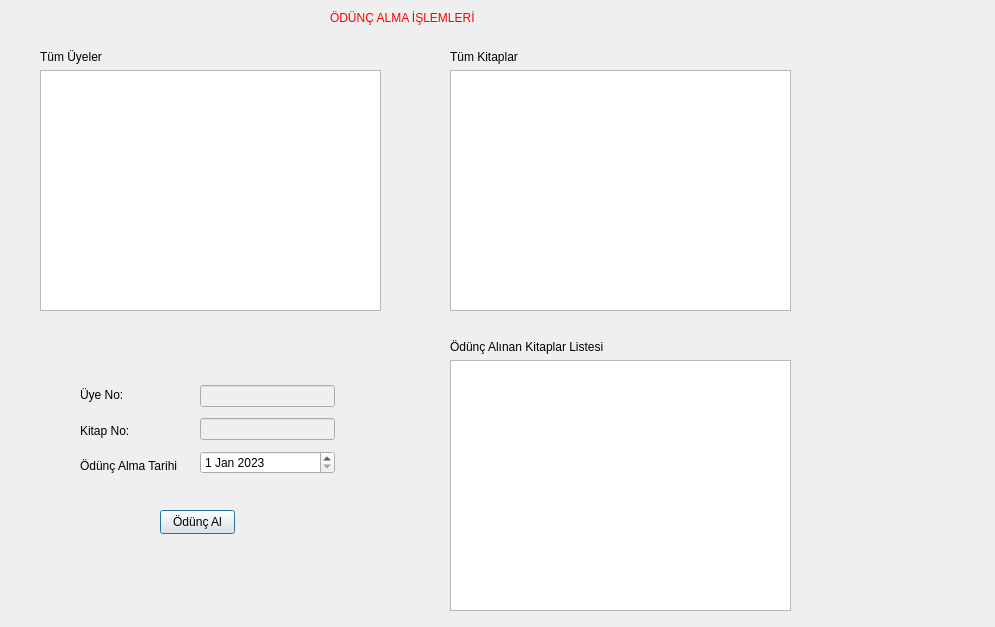
<?xml version="1.0" encoding="UTF-8"?>
<ui version="4.0">
 <class>oduncalma</class>
 <widget class="QDialog" name="oduncalma">
  <property name="geometry">
   <rect>
    <x>0</x>
    <y>0</y>
    <width>995</width>
    <height>627</height>
   </rect>
  </property>
  <property name="windowTitle">
   <string>Dialog</string>
  </property>
  <widget class="QWidget" name="layoutWidget">
   <property name="geometry">
    <rect>
     <x>450</x>
     <y>50</y>
     <width>341</width>
     <height>261</height>
    </rect>
   </property>
   <layout class="QVBoxLayout" name="verticalLayout_2">
    <item>
     <widget class="QLabel" name="label_2">
      <property name="styleSheet">
       <string notr="true">font: 700 10pt &quot;Segoe UI&quot;;</string>
      </property>
      <property name="text">
       <string>Tüm Kitaplar</string>
      </property>
     </widget>
    </item>
    <item>
     <widget class="QTableView" name="tw_kitaplar"/>
    </item>
   </layout>
  </widget>
  <widget class="QWidget" name="layoutWidget_2">
   <property name="geometry">
    <rect>
     <x>450</x>
     <y>340</y>
     <width>341</width>
     <height>271</height>
    </rect>
   </property>
   <layout class="QVBoxLayout" name="verticalLayout_3">
    <item>
     <widget class="QLabel" name="label_3">
      <property name="styleSheet">
       <string notr="true">font: 700 10pt &quot;Segoe UI&quot;;</string>
      </property>
      <property name="text">
       <string>Ödünç Alınan Kitaplar Listesi</string>
      </property>
     </widget>
    </item>
    <item>
     <widget class="QTableView" name="tw_oduncAlinanKitaplar"/>
    </item>
   </layout>
  </widget>
  <widget class="QPushButton" name="btn_oduncAl">
   <property name="geometry">
    <rect>
     <x>160</x>
     <y>510</y>
     <width>75</width>
     <height>24</height>
    </rect>
   </property>
   <property name="styleSheet">
    <string notr="true">font: 700 10pt &quot;Segoe UI&quot;;</string>
   </property>
   <property name="text">
    <string>Ödünç Al</string>
   </property>
  </widget>
  <widget class="QWidget" name="layoutWidget">
   <property name="geometry">
    <rect>
     <x>40</x>
     <y>50</y>
     <width>341</width>
     <height>261</height>
    </rect>
   </property>
   <layout class="QVBoxLayout" name="verticalLayout">
    <item>
     <widget class="QLabel" name="label">
      <property name="styleSheet">
       <string notr="true">font: 700 10pt &quot;Segoe UI&quot;;</string>
      </property>
      <property name="text">
       <string>Tüm Üyeler</string>
      </property>
     </widget>
    </item>
    <item>
     <widget class="QTableView" name="tw_uyeler"/>
    </item>
   </layout>
  </widget>
  <widget class="QWidget" name="layoutWidget">
   <property name="geometry">
    <rect>
     <x>200</x>
     <y>380</y>
     <width>135</width>
     <height>101</height>
    </rect>
   </property>
   <layout class="QVBoxLayout" name="verticalLayout_4">
    <item>
     <widget class="QLineEdit" name="le_uyeNo">
      <property name="enabled">
       <bool>false</bool>
      </property>
     </widget>
    </item>
    <item>
     <widget class="QLineEdit" name="le_kitapNo">
      <property name="enabled">
       <bool>false</bool>
      </property>
     </widget>
    </item>
    <item>
     <widget class="QDateEdit" name="de_oduncAlmaTarihi">
      <property name="date">
       <date>
        <year>2023</year>
        <month>1</month>
        <day>1</day>
       </date>
      </property>
     </widget>
    </item>
   </layout>
  </widget>
  <widget class="QWidget" name="layoutWidget">
   <property name="geometry">
    <rect>
     <x>80</x>
     <y>380</y>
     <width>117</width>
     <height>101</height>
    </rect>
   </property>
   <layout class="QVBoxLayout" name="verticalLayout_5">
    <item>
     <widget class="QLabel" name="label_4">
      <property name="styleSheet">
       <string notr="true">font: 700 10pt &quot;Segoe UI&quot;;</string>
      </property>
      <property name="text">
       <string>Üye No:</string>
      </property>
     </widget>
    </item>
    <item>
     <widget class="QLabel" name="label_5">
      <property name="styleSheet">
       <string notr="true">font: 700 10pt &quot;Segoe UI&quot;;</string>
      </property>
      <property name="text">
       <string>Kitap No:</string>
      </property>
     </widget>
    </item>
    <item>
     <widget class="QLabel" name="label_6">
      <property name="styleSheet">
       <string notr="true">font: 700 10pt &quot;Segoe UI&quot;;</string>
      </property>
      <property name="text">
       <string>Ödünç Alma Tarihi</string>
      </property>
     </widget>
    </item>
   </layout>
  </widget>
  <widget class="QLabel" name="label_7">
   <property name="geometry">
    <rect>
     <x>330</x>
     <y>10</y>
     <width>201</width>
     <height>16</height>
    </rect>
   </property>
   <property name="styleSheet">
    <string notr="true">font: 700 12pt &quot;Segoe UI&quot;;
color: rgb(255, 0, 0);</string>
   </property>
   <property name="text">
    <string>ÖDÜNÇ ALMA İŞLEMLERİ</string>
   </property>
  </widget>
 </widget>
 <resources/>
 <connections/>
</ui>
